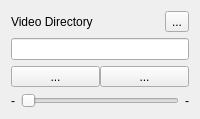
                <widget class="QWidget" name="page_2">
                 <layout class="QGridLayout" name="gridLayout_20">
                  <item row="2" column="0" colspan="2">
                   <layout class="QHBoxLayout" name="horizontalLayout_12">
                    <property name="spacing">
                     <number>0</number>
                    </property>
                    <item>
                     <widget class="QToolButton" name="toolButton_startVideoStream">
                      <property name="sizePolicy">
                       <sizepolicy hsizetype="Preferred" vsizetype="Fixed">
                        <horstretch>0</horstretch>
                        <verstretch>0</verstretch>
                       </sizepolicy>
                      </property>
                      <property name="text">
                       <string>...</string>
                      </property>
                      <property name="icon">
                       <iconset resource="Moonica_qt.qrc">
                        <normaloff>:/24x24/Icon/24x24/cil-media-play.png</normaloff>:/24x24/Icon/24x24/cil-media-play.png</iconset>
                      </property>
                      <property name="iconSize">
                       <size>
                        <width>64</width>
                        <height>64</height>
                       </size>
                      </property>
                      <property name="checkable">
                       <bool>true</bool>
                      </property>
                     </widget>
                    </item>
                    <item>
                     <widget class="QToolButton" name="toolButton_stopVideoStream">
                      <property name="sizePolicy">
                       <sizepolicy hsizetype="Preferred" vsizetype="Fixed">
                        <horstretch>0</horstretch>
                        <verstretch>0</verstretch>
                       </sizepolicy>
                      </property>
                      <property name="text">
                       <string>...</string>
                      </property>
                      <property name="icon">
                       <iconset resource="Moonica_qt.qrc">
                        <normaloff>:/24x24/Icon/24x24/cil-media-stop.png</normaloff>:/24x24/Icon/24x24/cil-media-stop.png</iconset>
                      </property>
                      <property name="iconSize">
                       <size>
                        <width>64</width>
                        <height>64</height>
                       </size>
                      </property>
                      <property name="checkable">
                       <bool>true</bool>
                      </property>
                     </widget>
                    </item>
                   </layout>
                  </item>
                  <item row="1" column="0" colspan="2">
                   <widget class="QLineEdit" name="lineEdit_videoDir"/>
                  </item>
                  <item row="0" column="0">
                   <widget class="QLabel" name="label_18">
                    <property name="font">
                     <font>
                      <family>Segoe UI</family>
                      <pointsize>9</pointsize>
                     </font>
                    </property>
                    <property name="text">
                     <string>Video Directory</string>
                    </property>
                   </widget>
                  </item>
                  <item row="0" column="1">
                   <widget class="QToolButton" name="toolButton_camTestVideoDir">
                    <property name="text">
                     <string>...</string>
                    </property>
                    <property name="icon">
                     <iconset resource="Moonica_qt.qrc">
                      <normaloff>:/24x24/Icon/24x24/cil-browser.png</normaloff>:/24x24/Icon/24x24/cil-browser.png</iconset>
                    </property>
                   </widget>
                  </item>
                  <item row="3" column="0" colspan="2">
                   <layout class="QHBoxLayout" name="horizontalLayout_13">
                    <item>
                     <widget class="QLabel" name="label_videoStreamLeft">
                      <property name="text">
                       <string>-</string>
                      </property>
                     </widget>
                    </item>
                    <item>
                     <widget class="QSlider" name="horizontalSlider_videoStream">
                      <property name="orientation">
                       <enum>Qt::Horizontal</enum>
                      </property>
                     </widget>
                    </item>
                    <item>
                     <widget class="QLabel" name="label_videoStreamRight">
                      <property name="text">
                       <string>-</string>
                      </property>
                     </widget>
                    </item>
                   </layout>
                  </item>
                 </layout>
                </widget>
